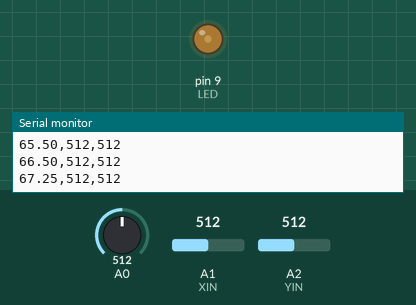
This sketch was run on a simulated Arduino Uno, built with avr-gcc and run on an emulated ATmega328P. On the bench: output pins drawn as LEDs (lit = HIGH), the last lines printed to the serial monitor. The test bench sets the inputs (shaded band); at power-on: A0 = 512, A1 (XIN) = 512, A2 (YIN) = 512.

Above: at 1.2 s.
1.3 s: A0 set to 542
4.3 s: A0 set to 569
At 7.1 s:
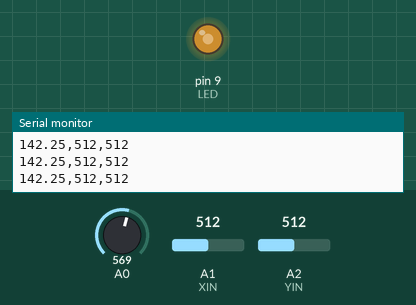
7.3 s: A0 set to 900
At 11.0 s:
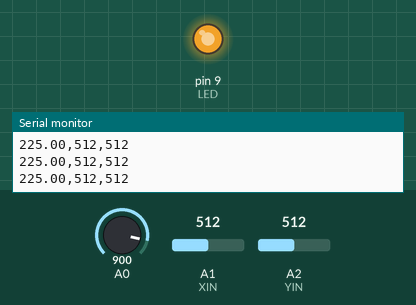
Timing chart, 0 to 12.5 s (numbered marks = the images above; inputs shaded):
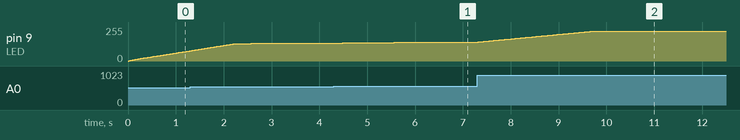

The sketch:

photo2_sep17.ino
```cpp
const int AVERAGE = 150;
const int LED = 9;
const int XIN = 1;
const int YIN = 2;
//int val = 0;
long val[AVERAGE]={};
long valsum = 0;
long xinput = 0;
long yinput = 0;
double valave = 0;
int count = 0;
//int state = 0;
//int LEDstate = 0;

void setup(){
  pinMode(LED,OUTPUT);    //13Pinを出力にする
  Serial.begin(9800);     //モニター出力
//  pinMode(BUTTON,INPUT);  //12Pinを入力にする
}
void loop(){
//  digitalWrite(LED,HIGH);
//  delay(1000);
//  digitalWrite(LED,LOW);
//  delay(1000);

    valsum = valsum - val[count];
    val[count] = analogRead(0);
    if(val[count] <= 400){
      val[count] = 0;
    }
    valsum = valsum + val[count];
    valave = valsum / AVERAGE;

    count++;
    if(count >= AVERAGE){
      count = 0;
    }

    analogWrite(LED,valave/4);
    delay(10);

    xinput = analogRead(XIN);
    yinput = analogRead(YIN);

    Serial.print(valave/4);
    Serial.print(",");
    Serial.print(xinput);
    Serial.print(",");
    Serial.println(yinput);
//    if( == HIGH){
//      digitalWrite(LED,HIGH);
//      delay(val);
//    }else{
//      digitalWrite(LED,LOW);
//      delay(val);
//    }
}
```

Measured:
- the behaviour switches between 556 and 557 on A0 (found by bisection; images 0 and 1)
- after the input at 4.3 s, pin 9 (LED): moves from 135/255 to 142/255 over 2.2 s, starting after 0.18 s
- after the input at 7.3 s, pin 9 (LED): moves from 142/255 to 225/255 over 2.4 s, starting at once
